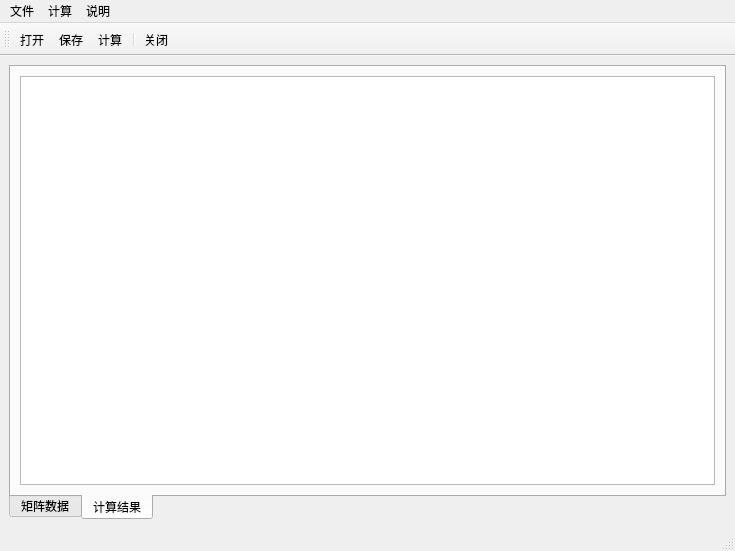
<?xml version="1.0" encoding="UTF-8"?>
<ui version="4.0">
 <class>MainWindow</class>
 <widget class="QMainWindow" name="MainWindow">
  <property name="geometry">
   <rect>
    <x>0</x>
    <y>0</y>
    <width>735</width>
    <height>551</height>
   </rect>
  </property>
  <property name="windowTitle">
   <string>MainWindow</string>
  </property>
  <widget class="QWidget" name="centralwidget">
   <layout class="QVBoxLayout" name="verticalLayout">
    <item>
     <widget class="QTabWidget" name="tabWidget">
      <property name="tabPosition">
       <enum>QTabWidget::South</enum>
      </property>
      <property name="currentIndex">
       <number>1</number>
      </property>
      <widget class="QWidget" name="tab">
       <attribute name="title">
        <string>矩阵数据</string>
       </attribute>
       <layout class="QHBoxLayout" name="horizontalLayout_2">
        <item>
         <widget class="QTextBrowser" name="textBrowser_data"/>
        </item>
       </layout>
      </widget>
      <widget class="QWidget" name="tab_2">
       <attribute name="title">
        <string>计算结果</string>
       </attribute>
       <layout class="QHBoxLayout" name="horizontalLayout">
        <item>
         <widget class="QTextBrowser" name="textBrowser_report"/>
        </item>
       </layout>
      </widget>
     </widget>
    </item>
   </layout>
  </widget>
  <widget class="QMenuBar" name="menubar">
   <property name="geometry">
    <rect>
     <x>0</x>
     <y>0</y>
     <width>735</width>
     <height>22</height>
    </rect>
   </property>
   <widget class="QMenu" name="menu">
    <property name="title">
     <string>文件</string>
    </property>
    <addaction name="action_open"/>
    <addaction name="action_save"/>
    <addaction name="action"/>
   </widget>
   <widget class="QMenu" name="menu_2">
    <property name="title">
     <string>计算</string>
    </property>
    <addaction name="action_Gabor"/>
    <addaction name="action_NMS"/>
    <addaction name="action_Direction"/>
   </widget>
   <widget class="QMenu" name="menu_3">
    <property name="title">
     <string>说明</string>
    </property>
    <addaction name="action_help"/>
    <addaction name="action_about"/>
   </widget>
   <addaction name="menu"/>
   <addaction name="menu_2"/>
   <addaction name="menu_3"/>
  </widget>
  <widget class="QStatusBar" name="statusbar"/>
  <widget class="QToolBar" name="toolBar">
   <property name="windowTitle">
    <string>toolBar</string>
   </property>
   <attribute name="toolBarArea">
    <enum>TopToolBarArea</enum>
   </attribute>
   <attribute name="toolBarBreak">
    <bool>false</bool>
   </attribute>
   <addaction name="action_open"/>
   <addaction name="action_save"/>
   <addaction name="action_count"/>
   <addaction name="separator"/>
   <addaction name="action"/>
  </widget>
  <action name="action_open">
   <property name="icon">
    <iconset>
     <normaloff>C:/Users/tys/Desktop/测绘程序设计校赛 C012/图标/11icon/imageres 004.png</normaloff>C:/Users/tys/Desktop/测绘程序设计校赛 C012/图标/11icon/imageres 004.png</iconset>
   </property>
   <property name="text">
    <string>打开</string>
   </property>
  </action>
  <action name="action_save">
   <property name="icon">
    <iconset>
     <normaloff>C:/Users/tys/Desktop/测绘程序设计校赛 C012/图标/11icon/shell32 259.png</normaloff>C:/Users/tys/Desktop/测绘程序设计校赛 C012/图标/11icon/shell32 259.png</iconset>
   </property>
   <property name="text">
    <string>保存</string>
   </property>
  </action>
  <action name="action">
   <property name="icon">
    <iconset>
     <normaloff>C:/Users/tys/Desktop/测绘程序设计校赛 C012/图标/11icon/imageres 094.png</normaloff>C:/Users/tys/Desktop/测绘程序设计校赛 C012/图标/11icon/imageres 094.png</iconset>
   </property>
   <property name="text">
    <string>关闭</string>
   </property>
  </action>
  <action name="action_Gabor">
   <property name="icon">
    <iconset>
     <normaloff>C:/Users/tys/Desktop/测绘程序设计校赛 C012/图标/11icon/imageres 112.png</normaloff>C:/Users/tys/Desktop/测绘程序设计校赛 C012/图标/11icon/imageres 112.png</iconset>
   </property>
   <property name="text">
    <string>计算Gabor 滤波器响应</string>
   </property>
  </action>
  <action name="action_NMS">
   <property name="icon">
    <iconset>
     <normaloff>C:/Users/tys/Desktop/测绘程序设计校赛 C012/图标/11icon/imageres 282.png</normaloff>C:/Users/tys/Desktop/测绘程序设计校赛 C012/图标/11icon/imageres 282.png</iconset>
   </property>
   <property name="text">
    <string>计算非极大值抑制（NMS）</string>
   </property>
  </action>
  <action name="action_Direction">
   <property name="icon">
    <iconset>
     <normaloff>C:/Users/tys/Desktop/测绘程序设计校赛 C012/图标/11icon/shell32 264.png</normaloff>C:/Users/tys/Desktop/测绘程序设计校赛 C012/图标/11icon/shell32 264.png</iconset>
   </property>
   <property name="text">
    <string>计算方向响应统计</string>
   </property>
  </action>
  <action name="action_count">
   <property name="icon">
    <iconset>
     <normaloff>C:/Users/tys/Desktop/测绘程序设计校赛 C012/图标/11icon/shell32 298.png</normaloff>C:/Users/tys/Desktop/测绘程序设计校赛 C012/图标/11icon/shell32 298.png</iconset>
   </property>
   <property name="text">
    <string>计算</string>
   </property>
  </action>
  <action name="action_help">
   <property name="icon">
    <iconset>
     <normaloff>C:/Users/tys/Desktop/测绘程序设计校赛 C012/图标/11icon/imageres 100.png</normaloff>C:/Users/tys/Desktop/测绘程序设计校赛 C012/图标/11icon/imageres 100.png</iconset>
   </property>
   <property name="text">
    <string>帮助</string>
   </property>
  </action>
  <action name="action_about">
   <property name="icon">
    <iconset>
     <normaloff>C:/Users/tys/Desktop/测绘程序设计校赛 C012/图标/11icon/imageres 228.png</normaloff>C:/Users/tys/Desktop/测绘程序设计校赛 C012/图标/11icon/imageres 228.png</iconset>
   </property>
   <property name="text">
    <string>关于</string>
   </property>
  </action>
 </widget>
 <resources/>
 <connections/>
</ui>
